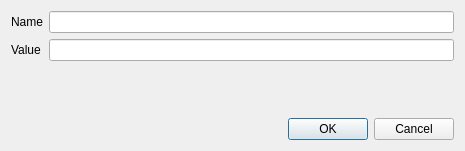
<?xml version="1.0" encoding="UTF-8"?>
<ui version="4.0">
 <class>EnvInputDialog</class>
 <widget class="QDialog" name="EnvInputDialog">
  <property name="geometry">
   <rect>
    <x>0</x>
    <y>0</y>
    <width>465</width>
    <height>151</height>
   </rect>
  </property>
  <property name="windowTitle">
   <string>Environment Variable</string>
  </property>
  <layout class="QFormLayout" name="formLayout">
   <item row="0" column="0">
    <widget class="QLabel" name="label">
     <property name="text">
      <string>Name</string>
     </property>
    </widget>
   </item>
   <item row="0" column="1">
    <widget class="QLineEdit" name="nameEditor"/>
   </item>
   <item row="1" column="0">
    <widget class="QLabel" name="label_2">
     <property name="text">
      <string>Value</string>
     </property>
    </widget>
   </item>
   <item row="1" column="1">
    <widget class="QLineEdit" name="valueEditor"/>
   </item>
   <item row="3" column="0" colspan="2">
    <widget class="QDialogButtonBox" name="buttonBox">
     <property name="orientation">
      <enum>Qt::Horizontal</enum>
     </property>
     <property name="standardButtons">
      <set>QDialogButtonBox::Cancel|QDialogButtonBox::Ok</set>
     </property>
    </widget>
   </item>
   <item row="2" column="0" colspan="2">
    <spacer name="verticalSpacer">
     <property name="orientation">
      <enum>Qt::Vertical</enum>
     </property>
     <property name="sizeHint" stdset="0">
      <size>
       <width>20</width>
       <height>40</height>
      </size>
     </property>
    </spacer>
   </item>
  </layout>
 </widget>
 <resources/>
 <connections>
  <connection>
   <sender>buttonBox</sender>
   <signal>accepted()</signal>
   <receiver>EnvInputDialog</receiver>
   <slot>accept()</slot>
   <hints>
    <hint type="sourcelabel">
     <x>248</x>
     <y>254</y>
    </hint>
    <hint type="destinationlabel">
     <x>157</x>
     <y>274</y>
    </hint>
   </hints>
  </connection>
  <connection>
   <sender>buttonBox</sender>
   <signal>rejected()</signal>
   <receiver>EnvInputDialog</receiver>
   <slot>reject()</slot>
   <hints>
    <hint type="sourcelabel">
     <x>316</x>
     <y>260</y>
    </hint>
    <hint type="destinationlabel">
     <x>286</x>
     <y>274</y>
    </hint>
   </hints>
  </connection>
 </connections>
</ui>
